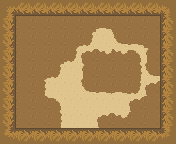

A 2D game scene composited from a Tiled map and its tileset images. What follows is a short description and the map's XML, with each tile layer's data collapsed to a summary:
An orthogonal 11x9 tile map with 16x16 px tiles, 1 tile layer (Tile Layer 1), 2 tilesets.

<map version="1.0" orientation="orthogonal" renderorder="right-down" width="11" height="9" tilewidth="16" tileheight="16" nextobjectid="1">
 <tileset firstgid="1" name="dirt tiles" tilewidth="16" tileheight="16" tilecount="15">
  <image source="dirt tiles.png" width="48" height="80" />
 </tileset>
 <tileset firstgid="16" name="dirt walls" tilewidth="16" tileheight="16" tilecount="9">
  <image source="dirt wall.png" width="48" height="48" />
 </tileset>
 <layer name="Tile Layer 1" width="11" height="9">
  <data>[99 cells, 99 non-empty, 21 distinct tile ids]</data>
 </layer>
</map>